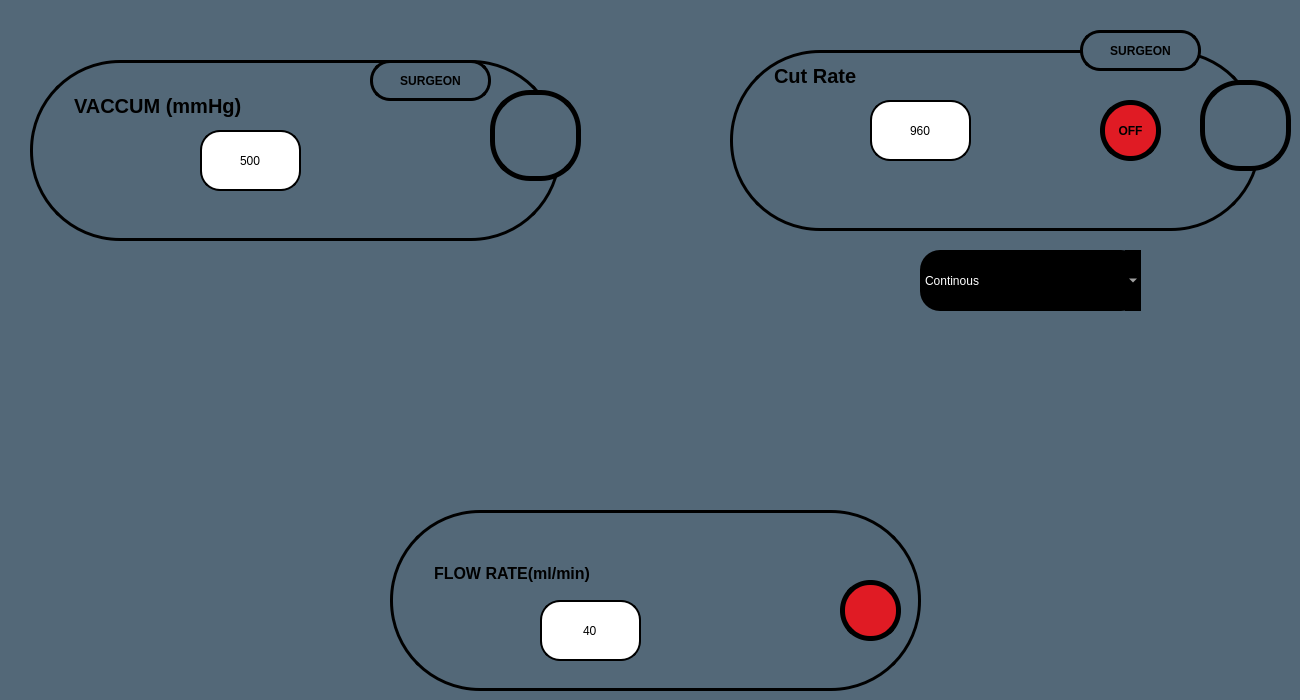
    <widget class="QWidget" name="tab_39">
     <property name="styleSheet">
      <string notr="true">background-color:rgb(83, 104, 120);</string>
     </property>
     <attribute name="title">
      <string>Page</string>
     </attribute>
     <widget class="QLineEdit" name="lineEdit_71">
      <property name="geometry">
       <rect>
        <x>870</x>
        <y>100</y>
        <width>101</width>
        <height>61</height>
       </rect>
      </property>
      <property name="styleSheet">
       <string notr="true">font:20pt &quot;Ubuntu&quot;;
background-color: rgb(255,255,255);
border-radius:20px;border:2px solid black;</string>
      </property>
      <property name="text">
       <string>960</string>
      </property>
      <property name="alignment">
       <set>Qt::AlignCenter</set>
      </property>
     </widget>
     <widget class="QPushButton" name="vitpowup_but">
      <property name="geometry">
       <rect>
        <x>770</x>
        <y>100</y>
        <width>91</width>
        <height>61</height>
       </rect>
      </property>
      <property name="styleSheet">
       <string notr="true">image: url(:/images/up1.png);
background-color:transparent;
border:none;</string>
      </property>
      <property name="text">
       <string/>
      </property>
     </widget>
     <widget class="QPushButton" name="vitpowdown_but">
      <property name="geometry">
       <rect>
        <x>990</x>
        <y>100</y>
        <width>91</width>
        <height>61</height>
       </rect>
      </property>
      <property name="styleSheet">
       <string notr="true">image: url(:/images/down1.png);
background-color:transparent;
border:none;</string>
      </property>
      <property name="text">
       <string/>
      </property>
     </widget>
     <widget class="QLineEdit" name="lineEdit_72">
      <property name="geometry">
       <rect>
        <x>540</x>
        <y>600</y>
        <width>101</width>
        <height>61</height>
       </rect>
      </property>
      <property name="styleSheet">
       <string notr="true">font:20pt &quot;Ubuntu&quot;;
background-color: rgb(255,255,255);
border-radius:20px;border:2px solid black;</string>
      </property>
      <property name="text">
       <string>40</string>
      </property>
      <property name="alignment">
       <set>Qt::AlignCenter</set>
      </property>
     </widget>
     <widget class="QPushButton" name="vitflowup_but">
      <property name="geometry">
       <rect>
        <x>420</x>
        <y>600</y>
        <width>91</width>
        <height>61</height>
       </rect>
      </property>
      <property name="styleSheet">
       <string notr="true">image: url(:/images/up1.png);
background-color:transparent;
border:none;</string>
      </property>
      <property name="text">
       <string/>
      </property>
     </widget>
     <widget class="QPushButton" name="vitflowdown_but">
      <property name="geometry">
       <rect>
        <x>660</x>
        <y>590</y>
        <width>91</width>
        <height>61</height>
       </rect>
      </property>
      <property name="styleSheet">
       <string notr="true">image: url(:/images/down1.png);
background-color:transparent;
border:none;</string>
      </property>
      <property name="text">
       <string/>
      </property>
     </widget>
     <widget class="QTextEdit" name="textEdit_57">
      <property name="geometry">
       <rect>
        <x>770</x>
        <y>60</y>
        <width>251</width>
        <height>41</height>
       </rect>
      </property>
      <property name="styleSheet">
       <string notr="true">background-color:transparent;
font: 15pt &quot;Ubuntu Condensed&quot;;
font:bold;
border:none;
</string>
      </property>
      <property name="html">
       <string>&lt;!DOCTYPE HTML PUBLIC &quot;-//W3C//DTD HTML 4.0//EN&quot; &quot;http://www.w3.org/TR/REC-html40/strict.dtd&quot;&gt;
&lt;html&gt;&lt;head&gt;&lt;meta name=&quot;qrichtext&quot; content=&quot;1&quot; /&gt;&lt;style type=&quot;text/css&quot;&gt;
p, li { white-space: pre-wrap; }
&lt;/style&gt;&lt;/head&gt;&lt;body style=&quot; font-family:'Ubuntu Condensed'; font-size:15pt; font-weight:600; font-style:normal;&quot;&gt;
&lt;p style=&quot; margin-top:0px; margin-bottom:0px; margin-left:0px; margin-right:0px; -qt-block-indent:0; text-indent:0px;&quot;&gt;Cut Rate&lt;/p&gt;&lt;/body&gt;&lt;/html&gt;</string>
      </property>
     </widget>
     <widget class="QTextEdit" name="textEdit_58">
      <property name="geometry">
       <rect>
        <x>430</x>
        <y>560</y>
        <width>221</width>
        <height>51</height>
       </rect>
      </property>
      <property name="styleSheet">
       <string notr="true">background-color:transparent;
font: 15pt &quot;Ubuntu Condensed&quot;;
font:bold;
border:none;
</string>
      </property>
      <property name="html">
       <string>&lt;!DOCTYPE HTML PUBLIC &quot;-//W3C//DTD HTML 4.0//EN&quot; &quot;http://www.w3.org/TR/REC-html40/strict.dtd&quot;&gt;
&lt;html&gt;&lt;head&gt;&lt;meta name=&quot;qrichtext&quot; content=&quot;1&quot; /&gt;&lt;style type=&quot;text/css&quot;&gt;
p, li { white-space: pre-wrap; }
&lt;/style&gt;&lt;/head&gt;&lt;body style=&quot; font-family:'Ubuntu Condensed'; font-size:15pt; font-weight:600; font-style:normal;&quot;&gt;
&lt;p style=&quot; margin-top:0px; margin-bottom:0px; margin-left:0px; margin-right:0px; -qt-block-indent:0; text-indent:0px;&quot;&gt;&lt;span style=&quot; font-family:'Ubuntu'; font-size:12pt;&quot;&gt;FLOW RATE(ml/min)&lt;/span&gt;&lt;/p&gt;&lt;/body&gt;&lt;/html&gt;</string>
      </property>
     </widget>
     <widget class="QLabel" name="label_115">
      <property name="geometry">
       <rect>
        <x>30</x>
        <y>60</y>
        <width>531</width>
        <height>181</height>
       </rect>
      </property>
      <property name="styleSheet">
       <string notr="true">border-radius:90px;
border:3px solid black;</string>
      </property>
      <property name="text">
       <string/>
      </property>
     </widget>
     <widget class="QLabel" name="label_117">
      <property name="geometry">
       <rect>
        <x>730</x>
        <y>50</y>
        <width>531</width>
        <height>181</height>
       </rect>
      </property>
      <property name="styleSheet">
       <string notr="true">border-radius:90px;
border:3px solid black;</string>
      </property>
      <property name="text">
       <string/>
      </property>
     </widget>
     <widget class="QPushButton" name="vitvacup_but">
      <property name="geometry">
       <rect>
        <x>70</x>
        <y>140</y>
        <width>91</width>
        <height>61</height>
       </rect>
      </property>
      <property name="styleSheet">
       <string notr="true">image: url(:/images/up1.png);
background-color:transparent;
border:none;</string>
      </property>
      <property name="text">
       <string/>
      </property>
     </widget>
     <widget class="QPushButton" name="vitvacdown_but">
      <property name="geometry">
       <rect>
        <x>350</x>
        <y>130</y>
        <width>91</width>
        <height>61</height>
       </rect>
      </property>
      <property name="styleSheet">
       <string notr="true">image: url(:/images/down1.png);
background-color:transparent;
border:none;</string>
      </property>
      <property name="text">
       <string/>
      </property>
     </widget>
     <widget class="QTextEdit" name="textEdit_59">
      <property name="geometry">
       <rect>
        <x>70</x>
        <y>90</y>
        <width>241</width>
        <height>61</height>
       </rect>
      </property>
      <property name="styleSheet">
       <string notr="true">background-color:transparent;
font: 15pt &quot;Ubuntu Condensed&quot;;
font:bold;
border:none;
</string>
      </property>
      <property name="html">
       <string>&lt;!DOCTYPE HTML PUBLIC &quot;-//W3C//DTD HTML 4.0//EN&quot; &quot;http://www.w3.org/TR/REC-html40/strict.dtd&quot;&gt;
&lt;html&gt;&lt;head&gt;&lt;meta name=&quot;qrichtext&quot; content=&quot;1&quot; /&gt;&lt;style type=&quot;text/css&quot;&gt;
p, li { white-space: pre-wrap; }
&lt;/style&gt;&lt;/head&gt;&lt;body style=&quot; font-family:'Ubuntu Condensed'; font-size:15pt; font-weight:600; font-style:normal;&quot;&gt;
&lt;p style=&quot; margin-top:0px; margin-bottom:0px; margin-left:0px; margin-right:0px; -qt-block-indent:0; text-indent:0px;&quot;&gt;VACCUM (mmHg)&lt;/p&gt;&lt;/body&gt;&lt;/html&gt;</string>
      </property>
     </widget>
     <widget class="QLineEdit" name="lineEdit_73">
      <property name="geometry">
       <rect>
        <x>200</x>
        <y>130</y>
        <width>101</width>
        <height>61</height>
       </rect>
      </property>
      <property name="styleSheet">
       <string notr="true">font:20pt &quot;Ubuntu&quot;;
background-color: rgb(255,255,255);
border-radius:20px;border:2px solid black;</string>
      </property>
      <property name="text">
       <string>500</string>
      </property>
      <property name="alignment">
       <set>Qt::AlignCenter</set>
      </property>
     </widget>
     <widget class="QLabel" name="label_118">
      <property name="geometry">
       <rect>
        <x>490</x>
        <y>90</y>
        <width>91</width>
        <height>91</height>
       </rect>
      </property>
      <property name="styleSheet">
       <string notr="true">font:20pt &quot;Ubuntu&quot;;
border:5px solid black;
border-radius:40px;font-weight: bold;</string>
      </property>
      <property name="text">
       <string/>
      </property>
     </widget>
     <widget class="QLabel" name="label_119">
      <property name="geometry">
       <rect>
        <x>1200</x>
        <y>80</y>
        <width>91</width>
        <height>91</height>
       </rect>
      </property>
      <property name="styleSheet">
       <string notr="true">font:20pt &quot;Ubuntu&quot;;
border:5px solid black;
border-radius:40px;font-weight: bold;</string>
      </property>
      <property name="text">
       <string/>
      </property>
     </widget>
     <widget class="QPushButton" name="vitmode">
      <property name="geometry">
       <rect>
        <x>1080</x>
        <y>30</y>
        <width>121</width>
        <height>41</height>
       </rect>
      </property>
      <property name="styleSheet">
       <string notr="true">font:15pt &quot;Ubuntu&quot;;

border-radius:20px;
border:none;
font-weight: bold;
border:3px solid black;</string>
      </property>
      <property name="text">
       <string>SURGEON</string>
      </property>
     </widget>
     <widget class="QPushButton" name="vitvacmode">
      <property name="geometry">
       <rect>
        <x>370</x>
        <y>60</y>
        <width>121</width>
        <height>41</height>
       </rect>
      </property>
      <property name="styleSheet">
       <string notr="true">font:15pt &quot;Ubuntu&quot;;

border-radius:20px;
border:none;
font-weight: bold;
border:3px solid black;</string>
      </property>
      <property name="text">
       <string>SURGEON</string>
      </property>
     </widget>
     <widget class="QPushButton" name="vitonoff">
      <property name="geometry">
       <rect>
        <x>1100</x>
        <y>100</y>
        <width>61</width>
        <height>61</height>
       </rect>
      </property>
      <property name="styleSheet">
       <string notr="true">border:5px solid black;
border-radius:30px;font-weight: bold;
background-color: rgb(224, 27, 36);
color: rgb(0, 0, 0);</string>
      </property>
      <property name="text">
       <string>OFF</string>
      </property>
     </widget>
     <widget class="QPushButton" name="CI5">
      <property name="geometry">
       <rect>
        <x>840</x>
        <y>580</y>
        <width>61</width>
        <height>61</height>
       </rect>
      </property>
      <property name="styleSheet">
       <string notr="true">font:20pt &quot;Ubuntu&quot;;
background-color: rgb(224, 27, 36);
color: rgb(224, 27, 36);
image: url(:/images/ci.png);
border:5px solid black;
border-radius:30px;font-weight: bold;</string>
      </property>
      <property name="text">
       <string/>
      </property>
     </widget>
     <widget class="QLabel" name="label_122">
      <property name="geometry">
       <rect>
        <x>390</x>
        <y>510</y>
        <width>531</width>
        <height>181</height>
       </rect>
      </property>
      <property name="styleSheet">
       <string notr="true">border-radius:90px;
border:3px solid black;</string>
      </property>
      <property name="text">
       <string/>
      </property>
     </widget>
     <widget class="QComboBox" name="CutMode_vitCom_5">
      <property name="geometry">
       <rect>
        <x>920</x>
        <y>250</y>
        <width>221</width>
        <height>61</height>
       </rect>
      </property>
      <property name="styleSheet">
       <string notr="true">border-radius:20px;
color: rgb(255, 255, 255);
background-color: rgb(0, 0, 0);
font:20pt &quot;Ubuntu&quot;;</string>
      </property>
      <item>
       <property name="text">
        <string>Continous</string>
       </property>
      </item>
      <item>
       <property name="text">
        <string>Pulse</string>
       </property>
      </item>
      <item>
       <property name="text">
        <string>Ocupulse</string>
       </property>
      </item>
      <item>
       <property name="text">
        <string>Ocuburst</string>
       </property>
      </item>
      <item>
       <property name="text">
        <string>Single burst</string>
       </property>
      </item>
      <item>
       <property name="text">
        <string>Multi burst</string>
       </property>
      </item>
      <item>
       <property name="text">
        <string>Cold phaco</string>
       </property>
      </item>
     </widget>
     <zorder>label_115</zorder>
     <zorder>label_122</zorder>
     <zorder>label_117</zorder>
     <zorder>lineEdit_71</zorder>
     <zorder>vitpowdown_but</zorder>
     <zorder>lineEdit_72</zorder>
     <zorder>vitflowup_but</zorder>
     <zorder>vitflowdown_but</zorder>
     <zorder>textEdit_57</zorder>
     <zorder>textEdit_58</zorder>
     <zorder>vitvacup_but</zorder>
     <zorder>vitvacdown_but</zorder>
     <zorder>textEdit_59</zorder>
     <zorder>lineEdit_73</zorder>
     <zorder>label_118</zorder>
     <zorder>label_119</zorder>
     <zorder>vitmode</zorder>
     <zorder>vitvacmode</zorder>
     <zorder>vitonoff</zorder>
     <zorder>CI5</zorder>
     <zorder>CutMode_vitCom_5</zorder>
     <zorder>vitpowup_but</zorder>
    </widget>
